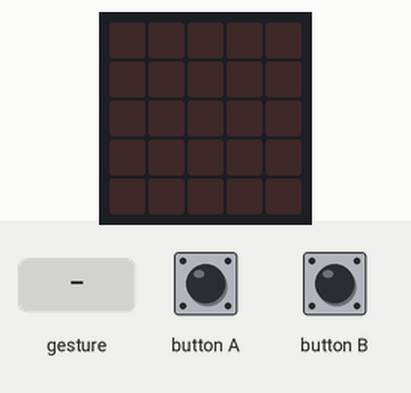
This program was run on a simulated BBC micro:bit (MakeCode). Shown: the board's 5×5 LED display. The test bench sets the inputs (shaded band). Random numbers come from a fixed seed; a tilt is held for 1.5 s and a shake lasts 1 s, then the board lies face up again.

Above: at 1.2 s.
1.3 s: gesture 'shake'
At 2.1 s:
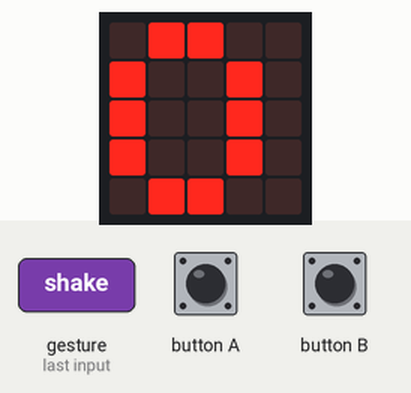
4.3 s: button A pressed for 0.15 s
At 5.5 s:
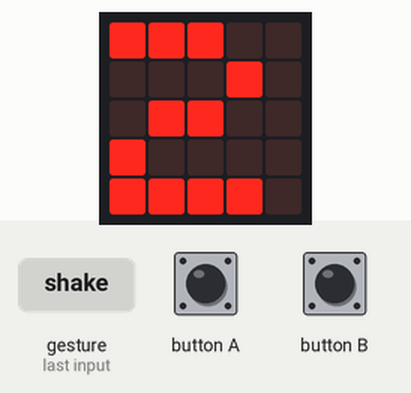
6.6 s: button A pressed for 0.15 s
At 7.4 s:
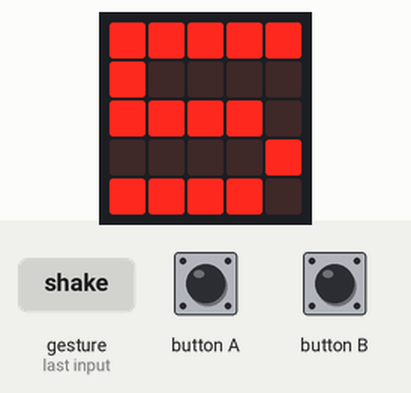
Timing chart, 0 to 9.6 s (numbered marks = the images above; inputs shaded):
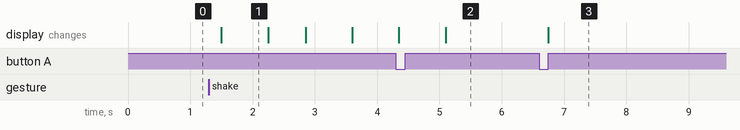

Measured:
- after the input at 1.3 s, the display: changes after 0.20 s (image 1)
- after the input at 6.6 s, the display: changes after 0.15 s (image 3)
- what the display in image 1 shows lasts 0.8 s, from 1.5 s to 2.3 s

The program:

main.ts
```typescript
input.onButtonPressed(Button.A, function () {
    Var1 = randint(1, 5)
    basic.showString("" + Var1)
})
input.onButtonPressed(Button.B, function () {
    Var2 = randint(1, 9)
    basic.showString("" + Var2)
})
input.onGesture(Gesture.Shake, function () {
    basic.showNumber(Var1)
    basic.showIcon(IconNames.No)
    basic.showNumber(Var2)
    basic.showString("=")
    basic.showString("" + Var1 * Var2)
})
let Var2 = 0
let Var1 = 0
Var1 = 0
Var2 = 0
```

test.ts
```typescript
// les tests vont ici ; cela ne sera pas compilé si ce paquet est utilisé en tant qu'extension.
```
